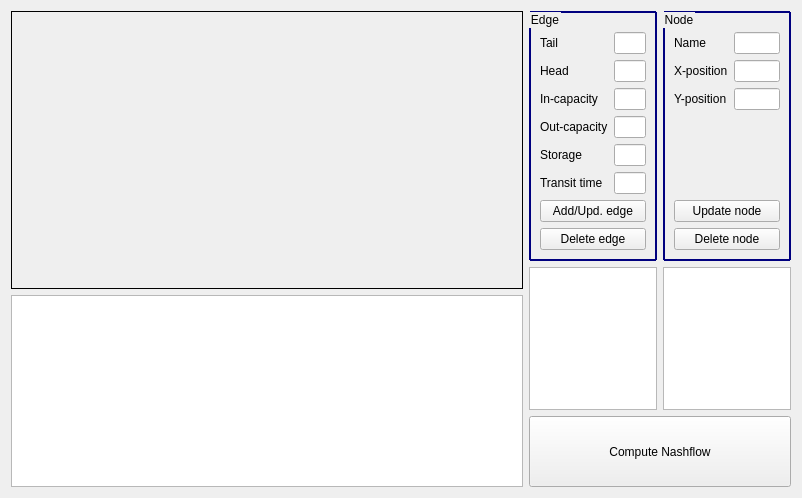
          <widget class="QWidget" name="tab_5">
           <attribute name="title">
            <string>Create/Load graph</string>
           </attribute>
           <layout class="QGridLayout" name="gridLayout_4">
            <item row="1" column="1" rowspan="2" colspan="2">
             <layout class="QGridLayout" name="gridLayout_10">
              <item row="0" column="1">
               <widget class="QListWidget" name="nodeSelectionListWidget_spillback">
                <property name="sizePolicy">
                 <sizepolicy hsizetype="Expanding" vsizetype="Expanding">
                  <horstretch>0</horstretch>
                  <verstretch>2</verstretch>
                 </sizepolicy>
                </property>
               </widget>
              </item>
              <item row="1" column="0" colspan="2">
               <widget class="QPushButton" name="computeFlowPushButton_spillback">
                <property name="sizePolicy">
                 <sizepolicy hsizetype="Minimum" vsizetype="Expanding">
                  <horstretch>0</horstretch>
                  <verstretch>1</verstretch>
                 </sizepolicy>
                </property>
                <property name="text">
                 <string>Compute Nashflow</string>
                </property>
               </widget>
              </item>
              <item row="0" column="0">
               <widget class="QListWidget" name="edgeSelectionListWidget_spillback">
                <property name="sizePolicy">
                 <sizepolicy hsizetype="Expanding" vsizetype="Expanding">
                  <horstretch>0</horstretch>
                  <verstretch>2</verstretch>
                 </sizepolicy>
                </property>
               </widget>
              </item>
             </layout>
            </item>
            <item row="0" column="1">
             <widget class="QGroupBox" name="groupBox_8">
              <property name="sizePolicy">
               <sizepolicy hsizetype="Preferred" vsizetype="Preferred">
                <horstretch>1</horstretch>
                <verstretch>4</verstretch>
               </sizepolicy>
              </property>
              <property name="styleSheet">
               <string notr="true">QGroupBox { 
     border: 2px solid rgb(0, 0, 127); 
     border-radius: 1px; 
 } </string>
              </property>
              <property name="title">
               <string>Edge</string>
              </property>
              <layout class="QVBoxLayout" name="verticalLayout_6">
               <item>
                <spacer name="verticalSpacer_10">
                 <property name="orientation">
                  <enum>Qt::Vertical</enum>
                 </property>
                 <property name="sizeType">
                  <enum>QSizePolicy::Fixed</enum>
                 </property>
                 <property name="sizeHint" stdset="0">
                  <size>
                   <width>20</width>
                   <height>10</height>
                  </size>
                 </property>
                </spacer>
               </item>
               <item>
                <layout class="QFormLayout" name="formLayout_6">
                 <property name="sizeConstraint">
                  <enum>QLayout::SetDefaultConstraint</enum>
                 </property>
                 <property name="fieldGrowthPolicy">
                  <enum>QFormLayout::AllNonFixedFieldsGrow</enum>
                 </property>
                 <item row="0" column="0">
                  <widget class="QLabel" name="label_38">
                   <property name="text">
                    <string>Tail</string>
                   </property>
                  </widget>
                 </item>
                 <item row="0" column="1">
                  <widget class="QLineEdit" name="tailLineEdit_spillback"/>
                 </item>
                 <item row="1" column="0">
                  <widget class="QLabel" name="label_39">
                   <property name="text">
                    <string>Head</string>
                   </property>
                  </widget>
                 </item>
                 <item row="1" column="1">
                  <widget class="QLineEdit" name="headLineEdit_spillback"/>
                 </item>
                 <item row="2" column="0">
                  <widget class="QLabel" name="label_40">
                   <property name="text">
                    <string>In-capacity</string>
                   </property>
                  </widget>
                 </item>
                 <item row="2" column="1">
                  <widget class="QLineEdit" name="inCapacityLineEdit_spillback"/>
                 </item>
                 <item row="5" column="0">
                  <widget class="QLabel" name="label_41">
                   <property name="text">
                    <string>Transit time</string>
                   </property>
                  </widget>
                 </item>
                 <item row="5" column="1">
                  <widget class="QLineEdit" name="transitTimeLineEdit_spillback"/>
                 </item>
                 <item row="3" column="0">
                  <widget class="QLabel" name="label_63">
                   <property name="text">
                    <string>Out-capacity</string>
                   </property>
                  </widget>
                 </item>
                 <item row="3" column="1">
                  <widget class="QLineEdit" name="outCapacityLineEdit_spillback"/>
                 </item>
                 <item row="4" column="1">
                  <widget class="QLineEdit" name="storageLineEdit_spillback"/>
                 </item>
                 <item row="4" column="0">
                  <widget class="QLabel" name="label_64">
                   <property name="text">
                    <string>Storage</string>
                   </property>
                  </widget>
                 </item>
                </layout>
               </item>
               <item>
                <widget class="QPushButton" name="updateEdgeButton_spillback">
                 <property name="text">
                  <string>Add/Upd. edge</string>
                 </property>
                 <property name="autoDefault">
                  <bool>false</bool>
                 </property>
                 <property name="default">
                  <bool>false</bool>
                 </property>
                 <property name="flat">
                  <bool>false</bool>
                 </property>
                </widget>
               </item>
               <item>
                <widget class="QPushButton" name="deleteEdgeButton_spillback">
                 <property name="text">
                  <string>Delete edge</string>
                 </property>
                 <property name="autoDefault">
                  <bool>false</bool>
                 </property>
                 <property name="default">
                  <bool>false</bool>
                 </property>
                 <property name="flat">
                  <bool>false</bool>
                 </property>
                </widget>
               </item>
              </layout>
             </widget>
            </item>
            <item row="0" column="2">
             <widget class="QGroupBox" name="groupBox_9">
              <property name="sizePolicy">
               <sizepolicy hsizetype="Preferred" vsizetype="Preferred">
                <horstretch>1</horstretch>
                <verstretch>4</verstretch>
               </sizepolicy>
              </property>
              <property name="styleSheet">
               <string notr="true">QGroupBox { 
     border: 2px solid rgb(0, 0, 127); 
     border-radius: 1px; 
 } </string>
              </property>
              <property name="title">
               <string>Node</string>
              </property>
              <layout class="QGridLayout" name="gridLayout_11">
               <item row="1" column="0">
                <layout class="QFormLayout" name="formLayout_7">
                 <item row="0" column="0">
                  <widget class="QLabel" name="label_42">
                   <property name="text">
                    <string>Name</string>
                   </property>
                  </widget>
                 </item>
                 <item row="0" column="1">
                  <widget class="QLineEdit" name="nodeNameLineEdit_spillback"/>
                 </item>
                 <item row="1" column="0">
                  <widget class="QLabel" name="label_43">
                   <property name="text">
                    <string>X-position</string>
                   </property>
                  </widget>
                 </item>
                 <item row="2" column="0">
                  <widget class="QLabel" name="label_44">
                   <property name="text">
                    <string>Y-position</string>
                   </property>
                  </widget>
                 </item>
                 <item row="1" column="1">
                  <widget class="QLineEdit" name="nodeXLineEdit_spillback"/>
                 </item>
                 <item row="2" column="1">
                  <widget class="QLineEdit" name="nodeYLineEdit_spillback"/>
                 </item>
                </layout>
               </item>
               <item row="3" column="0">
                <widget class="QPushButton" name="deleteNodeButton_spillback">
                 <property name="text">
                  <string>Delete node</string>
                 </property>
                 <property name="autoDefault">
                  <bool>false</bool>
                 </property>
                 <property name="default">
                  <bool>false</bool>
                 </property>
                 <property name="flat">
                  <bool>false</bool>
                 </property>
                </widget>
               </item>
               <item row="2" column="0">
                <widget class="QPushButton" name="updateNodeButton_spillback">
                 <property name="text">
                  <string>Update node</string>
                 </property>
                 <property name="autoDefault">
                  <bool>false</bool>
                 </property>
                 <property name="default">
                  <bool>false</bool>
                 </property>
                 <property name="flat">
                  <bool>false</bool>
                 </property>
                </widget>
               </item>
               <item row="0" column="0">
                <spacer name="verticalSpacer_11">
                 <property name="orientation">
                  <enum>Qt::Vertical</enum>
                 </property>
                 <property name="sizeType">
                  <enum>QSizePolicy::Fixed</enum>
                 </property>
                 <property name="sizeHint" stdset="0">
                  <size>
                   <width>20</width>
                   <height>10</height>
                  </size>
                 </property>
                </spacer>
               </item>
              </layout>
             </widget>
            </item>
            <item row="2" column="0">
             <widget class="QPlainTextEdit" name="logPlainTextEdit_spillback">
              <property name="sizePolicy">
               <sizepolicy hsizetype="Preferred" vsizetype="Preferred">
                <horstretch>0</horstretch>
                <verstretch>0</verstretch>
               </sizepolicy>
              </property>
              <property name="verticalScrollBarPolicy">
               <enum>Qt::ScrollBarAsNeeded</enum>
              </property>
              <property name="textInteractionFlags">
               <set>Qt::NoTextInteraction</set>
              </property>
             </widget>
            </item>
            <item row="0" column="0" rowspan="2">
             <widget class="QFrame" name="plotFrame_spillback">
              <property name="sizePolicy">
               <sizepolicy hsizetype="Preferred" vsizetype="Preferred">
                <horstretch>4</horstretch>
                <verstretch>1</verstretch>
               </sizepolicy>
              </property>
              <property name="frameShape">
               <enum>QFrame::Box</enum>
              </property>
              <property name="frameShadow">
               <enum>QFrame::Plain</enum>
              </property>
             </widget>
            </item>
           </layout>
          </widget>
